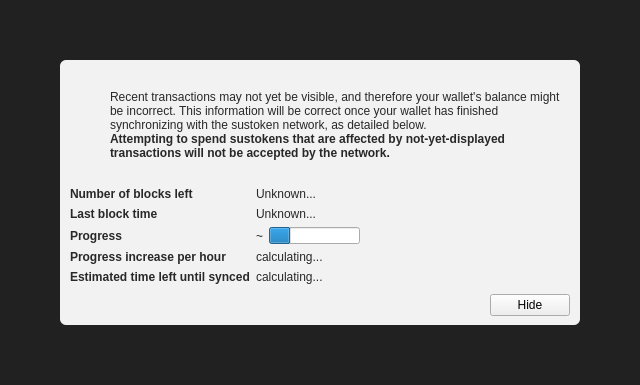
<?xml version="1.0" encoding="UTF-8"?>
<ui version="4.0">
 <class>ModalOverlay</class>
 <widget class="ModalOverlay" name="ModalOverlay">
  <property name="geometry">
   <rect>
    <x>0</x>
    <y>0</y>
    <width>640</width>
    <height>385</height>
   </rect>
  </property>
  <property name="windowTitle">
   <string>Form</string>
  </property>
  <layout class="QVBoxLayout" name="verticalLayout" stretch="0">
   <property name="sizeConstraint">
    <enum>QLayout::SetDefaultConstraint</enum>
   </property>
   <property name="leftMargin">
    <number>0</number>
   </property>
   <property name="topMargin">
    <number>0</number>
   </property>
   <property name="rightMargin">
    <number>0</number>
   </property>
   <property name="bottomMargin">
    <number>0</number>
   </property>
   <item>
    <widget class="QWidget" name="bgWidget" native="true">
     <property name="styleSheet">
      <string notr="true">#bgWidget { background: rgba(0,0,0,220); }</string>
     </property>
     <layout class="QVBoxLayout" name="verticalLayoutMain" stretch="1">
      <property name="leftMargin">
       <number>60</number>
      </property>
      <property name="topMargin">
       <number>60</number>
      </property>
      <property name="rightMargin">
       <number>60</number>
      </property>
      <property name="bottomMargin">
       <number>60</number>
      </property>
      <item>
       <widget class="QWidget" name="contentWidget" native="true">
        <property name="styleSheet">
         <string notr="true">#contentWidget { background: rgba(255,255,255,240); border-radius: 6px; }

QLabel { color: rgb(40,40,40);  }</string>
        </property>
        <layout class="QVBoxLayout" name="verticalLayoutSub" stretch="1,0,0,0">
         <property name="spacing">
          <number>0</number>
         </property>
         <property name="leftMargin">
          <number>10</number>
         </property>
         <property name="topMargin">
          <number>10</number>
         </property>
         <property name="rightMargin">
          <number>10</number>
         </property>
         <property name="bottomMargin">
          <number>10</number>
         </property>
         <item>
          <layout class="QHBoxLayout" name="horizontalLayoutIconText" stretch="0,1">
           <property name="topMargin">
            <number>20</number>
           </property>
           <item>
            <layout class="QVBoxLayout" name="verticalLayoutIcon">
             <property name="leftMargin">
              <number>0</number>
             </property>
             <item>
              <widget class="QPushButton" name="warningIcon">
               <property name="enabled">
                <bool>false</bool>
               </property>
               <property name="text">
                <string/>
               </property>
               <property name="icon">
                <iconset>
                 <normaloff>:/icons/warning</normaloff>
                 <disabledoff>:/icons/warning</disabledoff>:/icons/warning</iconset>
               </property>
               <property name="iconSize">
                <size>
                 <width>48</width>
                 <height>48</height>
                </size>
               </property>
               <property name="flat">
                <bool>true</bool>
               </property>
              </widget>
             </item>
             <item>
              <spacer name="verticalSpacerWarningIcon">
               <property name="orientation">
                <enum>Qt::Vertical</enum>
               </property>
               <property name="sizeHint" stdset="0">
                <size>
                 <width>20</width>
                 <height>40</height>
                </size>
               </property>
              </spacer>
             </item>
            </layout>
           </item>
           <item>
            <layout class="QVBoxLayout" name="verticalLayoutInfoText">
             <property name="leftMargin">
              <number>0</number>
             </property>
             <property name="topMargin">
              <number>0</number>
             </property>
             <item>
              <widget class="QLabel" name="infoText">
               <property name="text">
                <string>Recent transactions may not yet be visible, and therefore your wallet's balance might be incorrect. This information will be correct once your wallet has finished synchronizing with the sustoken network, as detailed below.</string>
               </property>
               <property name="textFormat">
                <enum>Qt::RichText</enum>
               </property>
               <property name="wordWrap">
                <bool>true</bool>
               </property>
              </widget>
             </item>
             <item>
              <widget class="QLabel" name="infoTextStrong">
               <property name="font">
                <font>
                 <weight>75</weight>
                 <bold>true</bold>
                </font>
               </property>
               <property name="text">
                <string>Attempting to spend sustokens that are affected by not-yet-displayed transactions will not be accepted by the network.</string>
               </property>
               <property name="textFormat">
                <enum>Qt::RichText</enum>
               </property>
               <property name="wordWrap">
                <bool>true</bool>
               </property>
              </widget>
             </item>
             <item>
              <spacer name="verticalSpacerInTextSpace">
               <property name="orientation">
                <enum>Qt::Vertical</enum>
               </property>
               <property name="sizeHint" stdset="0">
                <size>
                 <width>20</width>
                 <height>40</height>
                </size>
               </property>
              </spacer>
             </item>
            </layout>
           </item>
          </layout>
         </item>
         <item>
          <spacer name="verticalSpacerAfterText">
           <property name="orientation">
            <enum>Qt::Vertical</enum>
           </property>
           <property name="sizeHint" stdset="0">
            <size>
             <width>20</width>
             <height>40</height>
            </size>
           </property>
          </spacer>
         </item>
         <item>
          <layout class="QFormLayout" name="formLayout">
           <property name="fieldGrowthPolicy">
            <enum>QFormLayout::FieldsStayAtSizeHint</enum>
           </property>
           <property name="horizontalSpacing">
            <number>6</number>
           </property>
           <property name="verticalSpacing">
            <number>6</number>
           </property>
           <property name="topMargin">
            <number>10</number>
           </property>
           <item row="0" column="0">
            <widget class="QLabel" name="labelNumberOfBlocksLeft">
             <property name="font">
              <font>
               <weight>75</weight>
               <bold>true</bold>
              </font>
             </property>
             <property name="text">
              <string>Number of blocks left</string>
             </property>
            </widget>
           </item>
           <item row="0" column="1">
            <widget class="QLabel" name="numberOfBlocksLeft">
             <property name="text">
              <string>Unknown...</string>
             </property>
            </widget>
           </item>
           <item row="1" column="0">
            <widget class="QLabel" name="labelLastBlockTime">
             <property name="font">
              <font>
               <weight>75</weight>
               <bold>true</bold>
              </font>
             </property>
             <property name="text">
              <string>Last block time</string>
             </property>
            </widget>
           </item>
           <item row="1" column="1">
            <widget class="QLabel" name="newestBlockDate">
             <property name="sizePolicy">
              <sizepolicy hsizetype="Maximum" vsizetype="Preferred">
               <horstretch>0</horstretch>
               <verstretch>0</verstretch>
              </sizepolicy>
             </property>
             <property name="text">
              <string>Unknown...</string>
             </property>
            </widget>
           </item>
           <item row="2" column="0">
            <widget class="QLabel" name="labelSyncDone">
             <property name="font">
              <font>
               <weight>75</weight>
               <bold>true</bold>
              </font>
             </property>
             <property name="text">
              <string>Progress</string>
             </property>
            </widget>
           </item>
           <item row="2" column="1">
            <layout class="QHBoxLayout" name="horizontalLayoutSync" stretch="0,1">
             <item>
              <widget class="QLabel" name="percentageProgress">
               <property name="text">
                <string notr="true">~</string>
               </property>
              </widget>
             </item>
             <item>
              <widget class="QProgressBar" name="progressBar">
               <property name="value">
                <number>24</number>
               </property>
               <property name="format">
                <string/>
               </property>
              </widget>
             </item>
            </layout>
           </item>
           <item row="4" column="0">
            <widget class="QLabel" name="labelProgressIncrease">
             <property name="font">
              <font>
               <weight>75</weight>
               <bold>true</bold>
              </font>
             </property>
             <property name="text">
              <string>Progress increase per hour</string>
             </property>
            </widget>
           </item>
           <item row="4" column="1">
            <widget class="QLabel" name="progressIncreasePerH">
             <property name="text">
              <string>calculating...</string>
             </property>
            </widget>
           </item>
           <item row="5" column="0">
            <widget class="QLabel" name="labelEstimatedTimeLeft">
             <property name="font">
              <font>
               <weight>75</weight>
               <bold>true</bold>
              </font>
             </property>
             <property name="text">
              <string>Estimated time left until synced</string>
             </property>
            </widget>
           </item>
           <item row="5" column="1">
            <widget class="QLabel" name="expectedTimeLeft">
             <property name="text">
              <string>calculating...</string>
             </property>
            </widget>
           </item>
          </layout>
         </item>
         <item>
          <layout class="QHBoxLayout" name="horizontalLayoutButtons">
           <property name="leftMargin">
            <number>10</number>
           </property>
           <property name="topMargin">
            <number>10</number>
           </property>
           <item>
            <spacer name="horizontalSpacer">
             <property name="orientation">
              <enum>Qt::Horizontal</enum>
             </property>
             <property name="sizeHint" stdset="0">
              <size>
               <width>40</width>
               <height>20</height>
              </size>
             </property>
            </spacer>
           </item>
           <item>
            <widget class="QPushButton" name="closeButton">
             <property name="text">
              <string>Hide</string>
             </property>
            </widget>
           </item>
          </layout>
         </item>
        </layout>
       </widget>
      </item>
     </layout>
    </widget>
   </item>
  </layout>
 </widget>
 <customwidgets>
  <customwidget>
   <class>ModalOverlay</class>
   <extends>QWidget</extends>
   <header>modaloverlay.h</header>
   <container>1</container>
  </customwidget>
 </customwidgets>
 <resources/>
 <connections/>
</ui>
